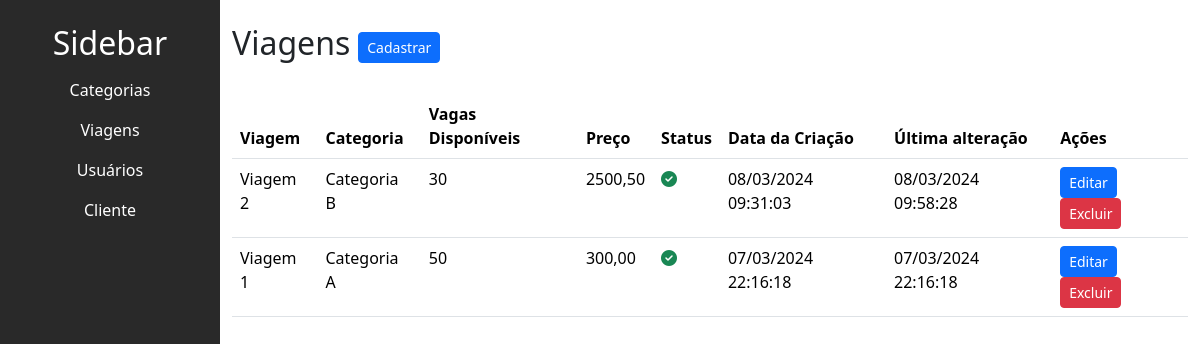
Before: /trip/listar_viagens/ with the older database file.
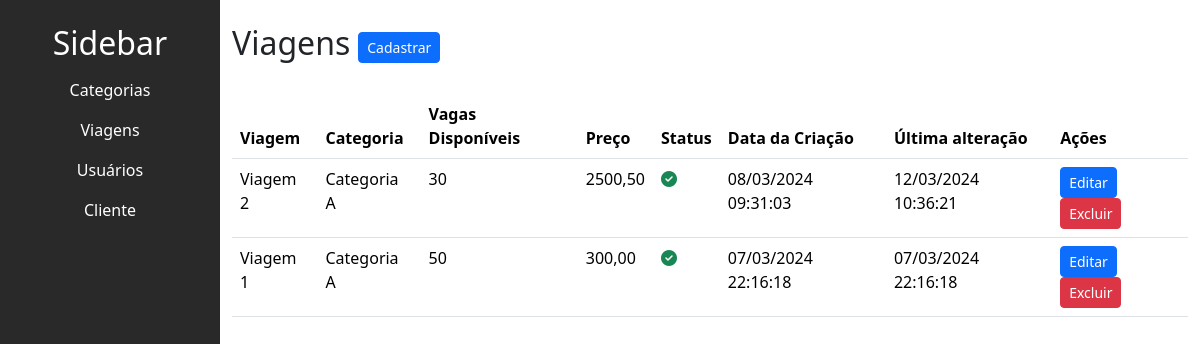
After: the same page with the newer database file.
### trip/models.py (models this page shows, shortened)
class Viagem(models.Model):
    titulo = models.CharField(max_length=200)
    slug = models.SlugField(unique=True, blank=True)
    categoria = models.ForeignKey(
        Categoria, on_delete=models.SET_NULL, null=True, blank=True, default=None)  # noqa
    descricao = models.TextField(null=False)
    custo = models.DecimalField(max_digits=10, decimal_places=2, null=False)
    preco = models.DecimalField(max_digits=10, decimal_places=2, null=False)
    check_in_data = models.DateTimeField(null=False)
    check_out_data = models.DateTimeField(null=False)
    vagas_disponiveis = models.IntegerField()
    is_active = models.BooleanField(default=True)
    created_at = models.DateTimeField(auto_now_add=True)
    updated_at = models.DateTimeField(auto_now=True)

class Categoria(models.Model):
    titulo = models.CharField(max_length=50, null=False)
    is_active = models.BooleanField(default=True)
    created_at = models.DateTimeField(auto_now_add=True)
    updated_at = models.DateTimeField(auto_now=True)
    def __str__(self):
        return self.titulo

### trip/views.py (the view)
# urls.py: path('listar_viagens/', listar_viagens, name='listar_viagens'),
def listar_viagens(request):
    viagens = Viagem.objects.all().order_by('-id')
    categorias = Categoria.objects.filter(is_active=True).order_by('-id')
    return render(request, 'trip/viagem/listar_viagens.html',
                  {'viagens': viagens, 'categorias': categorias})

### trip/templates/trip/viagem/listar_viagens.html (shortened to what this page needs)
{% extends "base.html" %}
{% block content %}
<div class="main-content" id="mainContent">
  <div class="d-flex align-items-center">
    <h2 class="me-2">Viagens</h2>
    <a  href="{% url "trip:criar_viagem" %}">
      <button class="btn btn-sm btn-primary">Cadastrar</button>
    </a>
  </div>
  <table class="table mt-4">
    <thead>
      <tr>
        <th>Viagem</th>
        <th>Categoria</th>
        <th>Vagas Disponíveis</th>
        <th>Preço</th>
        <th>Status</th>
        <th>Data da Criação</th>
        <th>Última alteração</th>
        <th>Ações</th>
      </tr>
    </thead>
    <tbody>
      {% for viagem in viagens %}
      <tr>
        <td>{{ viagem.titulo }}</td>
        <td>{{ viagem.categoria }}</td>
        <td>{{ viagem.vagas_disponiveis }}</td>
        <td>{{ viagem.preco }}</td>
        <td>
          {% if viagem.is_active %}
            <i class="fa-solid fa-circle-check text-success"></i>
          {% else %}
            <i class="fa-solid fa-circle-xmark text-danger"></i>
          {% endif %}
        </td>
        <td>{{ viagem.created_at|date:"d/m/Y H:i:s" }}</td>
        <td>{{ viagem.updated_at|date:"d/m/Y H:i:s"}}</td>
        <td>
          <button type="button" class="btn btn-sm btn-primary" data-bs-toggle="modal" data-bs-target="#editModal{{ viagem.id }}">
            Editar
          </button>
          <button type="button" class="btn btn-sm btn-danger" data-bs-toggle="modal" data-bs-target="#deleteModal{{ viagem.id }}">
            Excluir
          </button>
        </td>
      </tr>
      {% endfor %}
    </tbody>
  </table>
</div>
{% endblock content %}

Changed rows visible on the page:
changed Viagem "Viagem 2": categoria "Categoria B" → "Categoria A"; updated_at "08/03/2024 09:58:28" → "12/03/2024 10:36:21"
